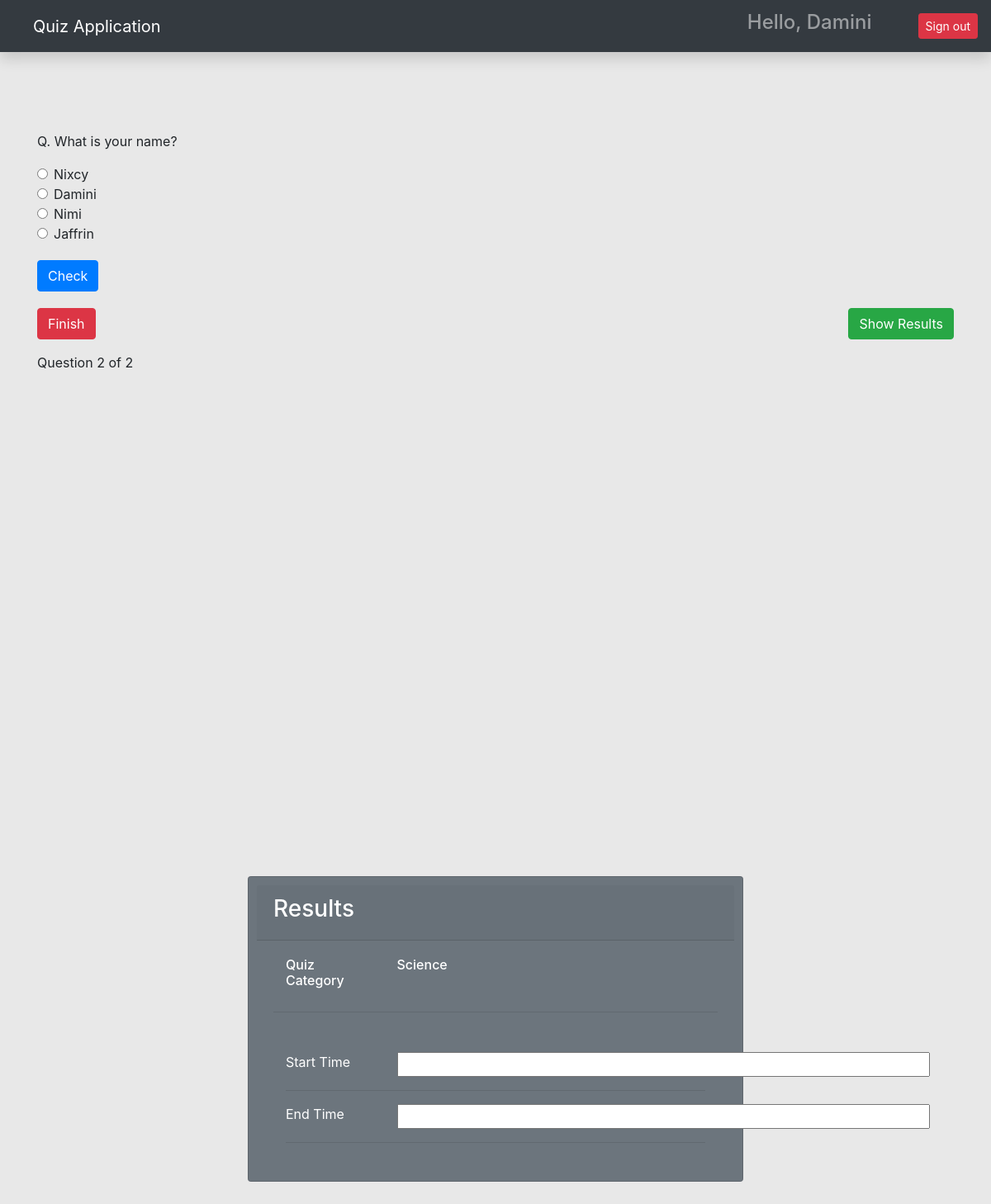
Page /quiz/category/1/?page=2 (signed in) on the committed database.
### quiz/models.py (models this page shows, shortened)
class Question(models.Model):
    choice = models.ForeignKey(Category, on_delete=models.CASCADE)
    question = models.CharField(max_length=250)
    answer = models.CharField(max_length=100)
    option_one = models.CharField(max_length=100)
    option_two = models.CharField(max_length=100)
    option_three = models.CharField(max_length=100, blank=True)
    option_four = models.CharField(max_length=100, blank=True)
    created_at = models.DateTimeField(auto_now_add=True)
    updated_at = models.DateTimeField(auto_now=True)

class Category(models.Model):
    owner = models.ForeignKey(to=User, on_delete=models.CASCADE)
    category = models.CharField(max_length=200)
    def __str__(self):
        return self.category

### quiz/views.py (the view, shortened to what this page needs)
# urls.py: path('category/<int:pk>/', take_quiz, name='take_quiz'),
@login_required(login_url='/login/')
def take_quiz(request, pk):
    questions = Question.objects.filter(choice=pk).order_by('-created_at')
    paginator = Paginator(questions,1)
    page_number = request.GET.get('page')
    page_obj = Paginator.get_page(paginator, page_number)
    context = {'questions': questions, 'page_obj': page_obj,}
    if request.method == 'GET':
        request.session['previous_page'] = request.path_info + "?page=" + request.GET.get("page", '1')
        return render(request, 'quiz.html', context)

### templates/quiz.html (shortened to what this page needs)
{% extends 'base.html' %}
{% load static %}
{% block content %}
<div id="section1">
<div class="container mt-5 pt-5">
{% for question in page_obj %}
<form action="" method="post">
  <p>Q. {{question.question}}</p>
  <div class="form-check">
  <input class="form-check-input" type="radio" name="option" id="option_one" value="{{question.option_one}}">
    {{question.option_one}}
</div>
<div class="form-check">
  <input class="form-check-input" type="radio" name="option" id="option_two" value="{{question.option_two}}">
    {{question.option_two}}
</div>
<div class="form-check">
  <input class="form-check-input" type="radio" name="option" id="option_three" value="{{question.option_three}}">
    {{question.option_three}}
</div>
<div class="form-check lower-radio">
  <input class="form-check-input" type="radio" name="option" id="option_four" value="{{question.option_four}}">
    {{question.option_four}}
</div>
  <input class="btn btn-primary check-btn" type="submit" value="Check" id="check" onclick="displayRadioValue();"/>
</form>
</div>
{% endfor %}
<div class="container">
  <div class="pagination-btns">
    <ol class="pagination align-right mr-auto">
        <li class="page-item">
          <input type="button" class="btn btn-danger" id="finish-btn" value="Finish">
        </li>
          <a href="#section2" class="btn btn-success show-result-btn ml-auto" id="show-result-btn">Show Results</a>
    </ol>
Question {{page_obj.number}} of {{page_obj.paginator.num_pages}}
</div>
</div>
    <br><br>
</div>
<div  id="section2">
<div class="card text-white bg-secondary mb-3 quizresults">
    <div class="card-header"><h3>Results</h3></div>
    <div class="card-body">
    <div class="container">
    <div class="row">
      <h6 class="card-title col-3">Quiz Category</h6>
      {% for question in page_obj %}
      <h6 class="card-title col-8">{{question.choice}} </h6>
      {% endfor %}
    </div>
    </div>
    <hr>
      <div class="container mt-lg-5">
      <div class="row">
        <div class="col-3">Start Time</div>
        <div class="col-8" id="displayStartTime">
        <input type="text" size="58" id="startTimeField" readonly="true">
        </div>
      </div>
      <hr>
      <div class="row">
        <div class="col-3">End Time</div>
        <div class="col-8" id="displayEndTime">
        <input type="text" size="58" id="endTimeField" readonly="true">
        </div>
      </div>
      <hr>
      </div>
    </div>
  </div>
      <br><br><br><br><br><br>
</div>
{% endblock content %}

### templates/base.html (shortened to what this page needs)
{% load static %}
<html lang="en">
  <head>
    <link href="{% static 'css/bootstrap.min.css'%}" rel="stylesheet" />
    <link href="{% static 'css/main.css'%}" rel="stylesheet" />
    <link
      rel="stylesheet"
      href="https://maxcdn.bootstrapcdn.com/bootstrap/4.0.0/css/bootstrap.min.css"
    />
    <link rel="stylesheet" href="{% static 'css/styles.css' %}">
  </head>
  <body>
    <nav
      class="navbar navbar-dark sticky-top bg-dark flex-md-nowrap p-0 shadow"
    >
      <a class="navbar-brand col-md-3 col-lg-2 me-0 px-3 ml-4" href="{% url 'index_page' %}"
        >Quiz Application</a>
      <ul class="navbar-nav px-3" style="display: flex; flex-direction: row; align-items:center;">
      <li class="nav-item text-nowrap">
      <div href="" class="nav-link">
      <h4 class="text text-capitalize">
      Hello, {{request.user.username}}
      </h4>
      </div>
        <li class="nav-item text-nowrap mt-3 ml-2">
          <form action="{% url 'logout' %}" method="post">
            <input class="btn btn-danger btn-sm ml-5" type="submit" value="Sign out">
          </form>
        </li>
      </ul>
    </nav>
    {% block content %}
    {% endblock content %}
  </body>
</html>

### quiz/static/css/styles.css (style rules this page uses)
body { overflow: hidden; background-color: #e8e8e8; }
.check-btn { margin-top: 10px; }
.pagination-btns { margin-top: 20px; }
.lower-radio { margin-bottom: 10px; }
.quizresults { margin: auto; margin-top: 150px; width: 50%; padding: 10px; }
#section1 { height: 100vh; }
#section2 { height: 100vh; }
.show-result-btn { float: right; }

### rows in the picture
Question: question "What is your name?", option_one "Nixcy", option_two "Damini", option_three "Nimi", option_four "Jaffrin", choice "Science"

### other values in the picture
{{ request.user.username }} "Damini"
{{ page_obj.number }} "2"
{{ page_obj.paginator.num_pages }} "2"
